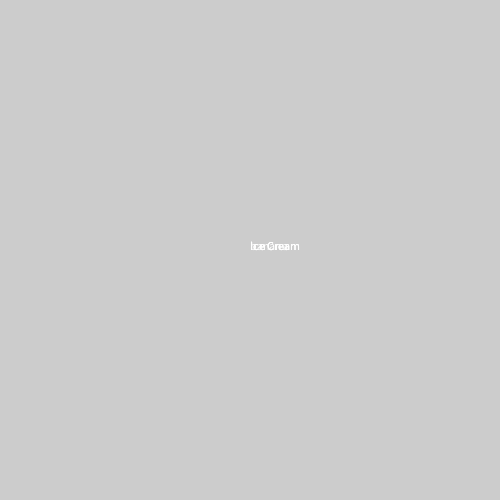
Frame 1 (no input)
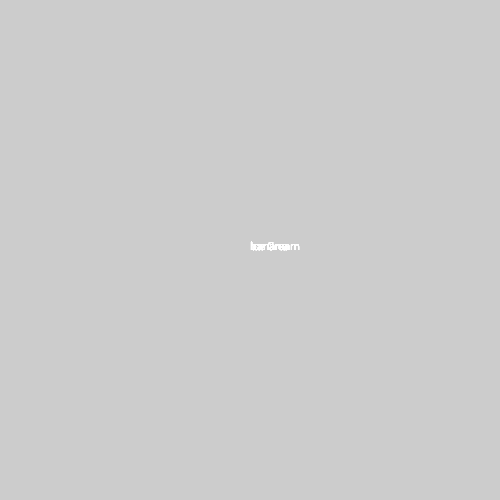
Frame 60 (the mouse pressed at the canvas centre just before this capture)
Frame 120 (the mouse held since frame 60 and released just before this capture): identical to frame 60, image omitted

The Processing sketch that drew these frames (run headless with seeded random() and noise(); from frame 60 on, the mouse is pressed at the canvas centre):

// Processing sketch: Banana_split
// ── Banana_split.pde
void setup(){
  size(500,500);
}

void draw(){
  int x = width/2;
  int y = height/2;
for(int i=0;i<3;i++){
  text("Ice Cream", x,y);
  
  }
  text("banana",width/2,height/2); 
}
